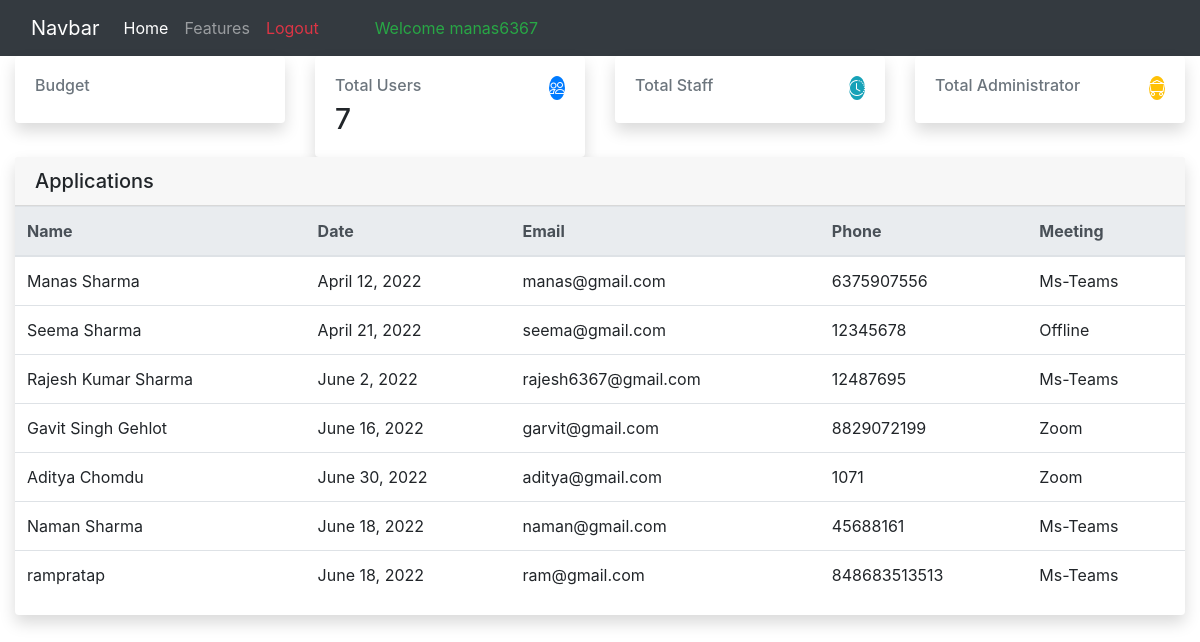
Screenshot of /accounts/home/ (signed in) with the database file from the repository.
### accounts/models.py (models this page shows, shortened)
class authUser(models.Model):
    MEET = (
        ('G-Meet','G-Meet'),
        ('Ms-Teams','Ms-Teams'),
        ('Offline','Offline'),
        ('Zoom','Zoom')
    )
    user = models.OneToOneField(User, null=True,blank=True, on_delete=models.CASCADE)
    name = models.CharField(max_length=250, null=True, blank=True)
    address = models.CharField(max_length=250, null=True, blank=True)
    phone = models.IntegerField(null=True, blank=True)
    date_created = models.DateField(null=True, auto_now_add=True, blank=True)
    meet = models.CharField(null=True, max_length=500, choices=MEET, blank=True)
    image = models.ImageField(null=True, blank=True, default='2566555.jpg')

### accounts/views.py (the view)
# urls.py: path('home/', views.home, name='home'),
@login_required(login_url='login')
def home(request):
    users = authUser.objects.all()
    context = {'users':users}
    return render(request, 'accounts/home.html', context)

### accounts/templates/accounts/home.html (shortened to what this page needs)
<!DOCTYPE html>
<html lang="en">
<head>
    <link rel="stylesheet" href="https://cdn.jsdelivr.net/npm/bootstrap@4.1.3/dist/css/bootstrap.min.css">
</head>
<body>
    {% include 'accounts/navbar.html' %}
<div class="d-flex flex-column flex-lg-row h-lg-full bg-surface-secondary">
    <div class="h-screen flex-grow-1 overflow-y-lg-auto">
        <main class="py-6 bg-surface-secondary">
            <div class="container-fluid">
                <div class="row g-6 mb-6">
                    <div class="col-xl-3 col-sm-6 col-12">
                        <div class="card shadow border-0">
                            <div class="card-body">
                                <div class="row">
                                    <div class="col">
                                        <span class="h6 font-semibold text-muted text-sm d-block mb-2">Budget</span>
                                    </div>
                                    <div class="col-auto">
                                        <div class="icon icon-shape bg-tertiary text-white text-lg rounded-circle">
                                            <i class="bi bi-credit-card"></i>
                                        </div>
                                    </div>
                                </div>
                            </div>
                        </div>
                    </div>
                    <div class="col-xl-3 col-sm-6 col-12">
                        <div class="card shadow border-0">
                            <div class="card-body">
                                <div class="row">
                                    <div class="col">
                                        <span class="h6 font-semibold text-muted text-sm d-block mb-2">Total Users</span>
                                        <span class="h3 font-bold mb-0">{{users.count}}</span>
                                    </div>
                                    <div class="col-auto">
                                        <div class="icon icon-shape bg-primary text-white text-lg rounded-circle">
                                            <i class="bi bi-people"></i>
                                        </div>
                                    </div>
                                </div>
                            </div>
                        </div>
                    </div>
                    <div class="col-xl-3 col-sm-6 col-12">
                        <div class="card shadow border-0">
                            <div class="card-body">
                                <div class="row">
                                    <div class="col">
                                        <span class="h6 font-semibold text-muted text-sm d-block mb-2">Total Staff</span>
                                    </div>
                                    <div class="col-auto">
                                        <div class="icon icon-shape bg-info text-white text-lg rounded-circle">
                                            <i class="bi bi-clock-history"></i>
                                        </div>
                                    </div>
                                </div>
                            </div>
                        </div>
                    </div>
                    <div class="col-xl-3 col-sm-6 col-12">
                        <div class="card shadow border-0">
                            <div class="card-body">
                                <div class="row">
                                    <div class="col">
                                        <span class="h6 font-semibold text-muted text-sm d-block mb-2">Total Administrator</span>
                                    </div>
                                    <div class="col-auto">
                                        <div class="icon icon-shape bg-warning text-white text-lg rounded-circle">
                                            <i class="bi bi-minecart-loaded"></i>
                                        </div>
                                    </div>
                                </div>
                            </div>
                        </div>
                    </div>
                </div>
                <div class="card shadow border-0 mb-7">
                    <div class="card-header">
                        <h5 class="mb-0">Applications</h5>
                    </div>
                    <div class="table-responsive">
                        <table class="table table-hover table-nowrap">
                            <thead class="thead-light">
                                <tr>
                                    <th scope="col">Name</th>
                                    <th scope="col">Date</th>
                                    <th scope="col">Email</th>
                                    <th scope="col">Phone</th>
                                    <th scope="col">Meeting</th>
                                </tr>
                            </thead>
                            <tbody>
                                {% for i in users %}
                                <tr>
                                    <td>{{i.name}}</td>
                                    <td>{{i.date_created}}</td>
                                    <td>{{i.user.email}}</td>
                                    <td>{{i.phone}}</td>
                                    <td>{{i.meet}}</td>
                                </tr>
                                {% endfor %}
                            </tbody>
                        </table>
                    </div>
                </div>
            </div>
        </main>
    </div>
</div>
</body>
</html>

### accounts/templates/accounts/navbar.html (shortened to what this page needs)
<nav class="navbar navbar-expand-lg bg-dark navbar-dark">
    <div class="container-fluid">
      <a class="navbar-brand" href="#">Navbar</a>
      <div class="collapse navbar-collapse" id="navbarNav">
        <ul class="navbar-nav">
          <li class="nav-item">
            <a class="nav-link active" aria-current="page" href="#">Home</a>
          </li>
          <li class="nav-item">
            <a class="nav-link" href="#">Features</a>
          </li>
          <li class="nav-item">
            <a class="nav-link text-danger" href="{% url 'logout' %}">Logout</a>
          </li>
        </ul>
          <span class="ml-5 text-success">Welcome {{request.user}}</span>
      </div>
    </div>
  </nav>

### rows the page displays
authUser: name "Manas Sharma", date_created "April 12, 2022", user.email "manas@gmail.com", phone "6375907556", meet "Ms-Teams"
authUser: name "Seema Sharma", date_created "April 21, 2022", user.email "seema@gmail.com", phone "12345678", meet "Offline"
authUser: name "Rajesh Kumar Sharma", date_created "June 2, 2022", user.email "rajesh6367@gmail.com", phone "12487695", meet "Ms-Teams"
authUser: name "Gavit Singh Gehlot", date_created "June 16, 2022", user.email "garvit@gmail.com", phone "8829072199", meet "Zoom"
authUser: name "Aditya Chomdu", date_created "June 30, 2022", user.email "aditya@gmail.com", phone "1071", meet "Zoom"
authUser: name "Naman Sharma", date_created "June 18, 2022", user.email "naman@gmail.com", phone "45688161", meet "Ms-Teams"
authUser: name "rampratap", date_created "June 18, 2022", user.email "ram@gmail.com", phone "848683513513", meet "Ms-Teams"

### other values shown
{{ request.user }} "manas6367"
{{ users.count }} "7"
